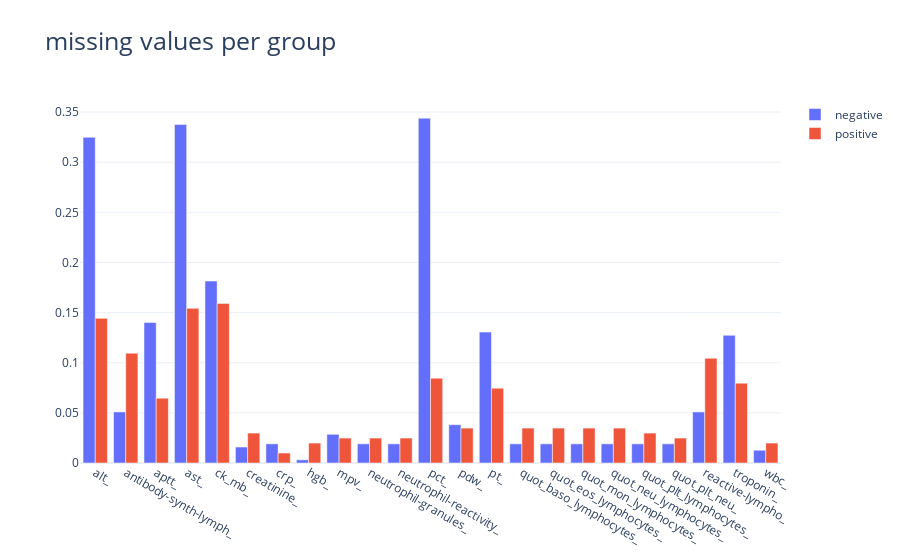

Notebook cell for this chart:
### Code cell
data_summary = _build_summary_data(data, target)
fig = plot_missing_values_per_group(data_summary, target)
fig.write_html(f"mv_per_group_before_transformation.html")
fig.show()

### Figure 1 — Plotly figure (JSON) as saved in the notebook; plotly's stock layout.template omitted (floating-point values rounded to 4 significant figures)
{"data": [{"name": "negative", "type": "bar", "x": ["alt_", "antibody-synth-lymph_", "aptt_", "ast_", "ck_mb_", "creatinine_", "crp_", "hgb_", "mpv_", "neutrophil-granules_", "neutrophil-reactivity_", "pct_", "pdw_", "pt_", "quot_baso_lymphocytes_", "quot_eos_lymphocytes_", "quot_mon_lymphocytes_", "quot_neu_lymphocytes_", "quot_plt_lymphocytes_", "quot_plt_neu_", "reactive-lympho_", "troponin_", "wbc_"], "y": [0.3248, 0.05096, 0.1401, 0.3376, 0.1815, 0.01592, 0.01911, 0.003185, 0.02866, 0.01911, 0.01911, 0.3439, 0.03822, 0.1306, 0.01911, 0.01911, 0.01911, 0.01911, 0.01911, 0.01911, 0.05096, 0.1274, 0.01274]}, {"name": "positive", "type": "bar", "x": ["alt_", "antibody-synth-lymph_", "aptt_", "ast_", "ck_mb_", "creatinine_", "crp_", "hgb_", "mpv_", "neutrophil-granules_", "neutrophil-reactivity_", "pct_", "pdw_", "pt_", "quot_baso_lymphocytes_", "quot_eos_lymphocytes_", "quot_mon_lymphocytes_", "quot_neu_lymphocytes_", "quot_plt_lymphocytes_", "quot_plt_neu_", "reactive-lympho_", "troponin_", "wbc_"], "y": [0.1443, 0.1095, 0.06468, 0.1542, 0.1592, 0.02985, 0.00995, 0.0199, 0.02488, 0.02488, 0.02488, 0.08458, 0.03483, 0.07463, 0.03483, 0.03483, 0.03483, 0.03483, 0.02985, 0.02488, 0.1045, 0.0796, 0.0199]}], "layout": {"title": {"font": {"size": 25}, "text": "missing values per group"}}}
